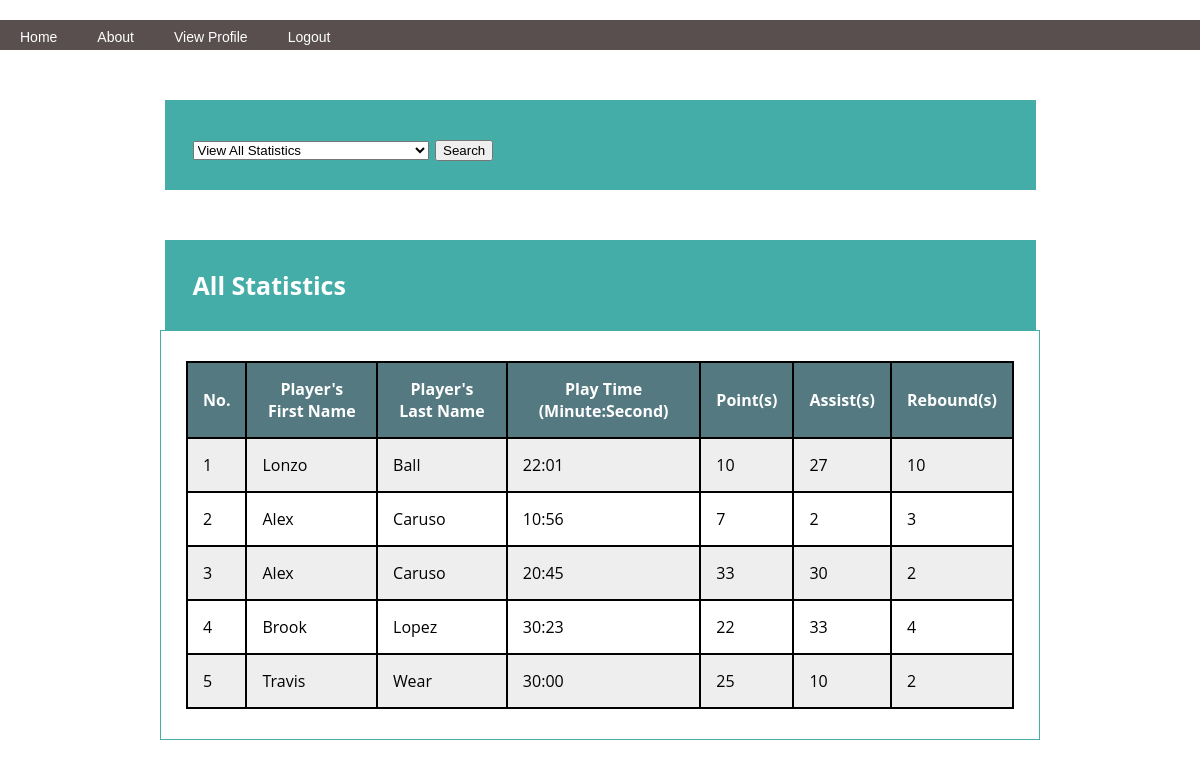
/statistics.php (signed in), run on the app's committed database.
### tables this page shows
CREATE TABLE Statistics
(
ID INTEGER UNSIGNED NOT NULL AUTO_INCREMENT Primary Key,
PlayerID INTEGER UNSIGNED NOT NULL,
PlayTimeMin TINYINT(2) UNSIGNED NOT NULL DEFAULT 0,
PlayTimeSec TINYINT(2) UNSIGNED NOT NULL DEFAULT 0,
Point TINYINT UNSIGNED NOT NULL DEFAULT 0,
Assist TINYINT UNSIGNED NOT NULL DEFAULT 0,
Rebound TINYINT UNSIGNED NOT NULL DEFAULT 0,

FOREIGN KEY (PlayerID) REFERENCES Player(ID) ON DELETE CASCADE ON UPDATE CASCADE,

CHECK((PlayTimeMin < 40 AND PlayTimeSec < 60) OR (PlayTimeMin = 40 AND PlayTimeSec = 0))
);

CREATE TABLE Player
(
ID INTEGER UNSIGNED NOT NULL AUTO_INCREMENT Primary Key,
Firstname VARCHAR(100),
Lastname VARCHAR(150) NOT NULL,
TeamID INTEGER UNSIGNED NOT NULL,

INDEX  (Lastname),
UNIQUE (Lastname, Firstname),

FOREIGN KEY (TeamID) REFERENCES Team(ID) ON DELETE CASCADE ON UPDATE CASCADE
);

### statistics.php (the view, shortened to what this page needs)
<!DOCTYPE html>
<html>
<head>
  <link rel="stylesheet" href="style.css">
</head>
<body>
  <?php
    include 'logged_navbar.php';
    $db = configDB($_SESSION["role"]);
    $query = "SELECT ID, FirstName, LastName FROM Player";
    if ($stmt = $db->prepare($query)) {
    ?>
    <div class="header">
      <form action="statistics.php" method="post">
      <select name="searchbox" id="search" onchange="showfield(this.options[this.selectedIndex].value)">
        <option value="viewAllStatistics">View All Statistics</option>
      </select>
      <input type="submit" id="searchButton" name="searchbutton" value="Search"/>
    </form>
    </div>
    <?php
    if (empty($_POST["searchbutton"])) {
      $count = 1;
      $query = "SELECT PlayerID, FirstName, LastName, PlayTimeMin, PlayTimeSec, Point, Assist, Rebound
                FROM Statistics
                JOIN Player ON PlayerID = Player.ID
                ORDER BY LastName, FirstName";
      $db = configDB($_SESSION["role"]);
      if ($stmt = $db->prepare($query)) {
        $stmt->execute();
        $stmt->store_result();
        $stmt->bind_result($pid, $firstname, $lastname, $timemin, $timesec, $point, $assist, $rebound);
        $stmt->data_seek(0);
        echo "<div class=\"header\" style=\"display:table;\">All Statistics</div>
              <div class=\"container\">
              <table>
                <tr>
                  <th>No.</th>
                  <th>Player's First Name</th>
                  <th>Player's Last Name</th>
                  <th>Play Time (Minute:Second)</th>
                  <th>Point(s)</th>
                  <th>Assist(s)</th>
                  <th>Rebound(s)</th>
                </tr>";
            while( $stmt->fetch() ) {
                  $row = array('id'=>$count++, 'pid'=>$pid, 'firstname'=>$firstname,'lastname'=>$lastname,
                  'timemin'=>$timemin, 'timesec'=>$timesec, 'point'=>$point, 'assist'=>$assist, 'rebound'=>$rebound);
                  echo "<tr>
                    <td>". $row['id'] ."</td>
                    <td>". $row['firstname'] ."</td>
                    <td>". $row['lastname'] ."</td>
                    <td>". str_pad($row['timemin'], 2, "0", STR_PAD_LEFT) .":". str_pad($row['timesec'], 2, "0", STR_PAD_LEFT) ."</td>
                    <td>". intval($row['point']) ."</td>
                    <td>". intval($row['assist']) ."</td>
                    <td>". intval($row['rebound']) ."</td>
                  </tr>";
            }
        echo "</table>
        </div>";
        }
        }
      }
      ?>
</body>
</html>

### style.css (style rules this page uses)
.header { width:70%; margin:50px auto 0 auto; padding-top: 25px; padding-left: 25px; padding-bottom: 25px; background: #45ADA8; border: #45ADA8 3px solid; text-align: left; font-weight: bold; font-size: 25px; color: white; }
.container { width:69%; display: inline-block; margin:0 auto; padding-top: 30px; padding-left: 25px; padding-right: 25px; padding-bottom: 30px; border: #45ADA8 1px solid; }
body { font-family: 'Open Sans', sans-serif; background:#fff; margin: 0 auto 0 auto; width:100%; text-align:center; margin: 20px 0px 20px 0px; }
table { width: 100%; }
table, th, td { border: 2px solid black; border-collapse: collapse; }
th { padding: 15px; text-align: center; }
td { padding: 15px; text-align: left; }
tr:nth-child(even) { background-color: #eee; }
tr:nth-child(odd) { background-color: #fff; }
th { background-color: #547980; color: white; }

### data on the page
statistics: PlayTimeSec "1", PlayerID.Firstname "Lonzo", PlayerID.Lastname "Ball", PlayTimeMin "22", PlayTimeSec "01", Point "10", Assist "27", Rebound "10"
statistics: Assist "2", PlayerID.Firstname "Alex", PlayerID.Lastname "Caruso", PlayTimeMin "10", PlayTimeSec "56", Point "7", Rebound "3"
statistics: id "3", PlayerID.Firstname "Alex", PlayerID.Lastname "Caruso", PlayTimeMin "20", PlayTimeSec "45", Point "33", Assist "30", Rebound "2"
statistics: Rebound "4", PlayerID.Firstname "Brook", PlayerID.Lastname "Lopez", PlayTimeMin "30", PlayTimeSec "23", Point "22", Assist "33"
statistics: id "5", PlayerID.Firstname "Travis", PlayerID.Lastname "Wear", PlayTimeMin "30", PlayTimeSec "00", Point "25", Assist "10", Rebound "2"
